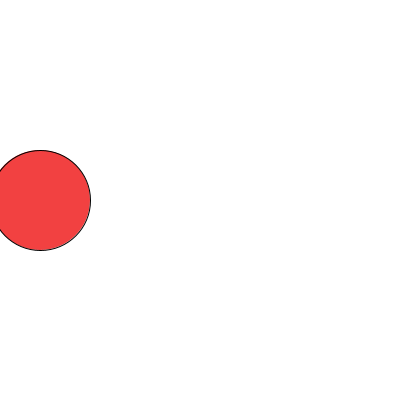
Frame 1 (no input)
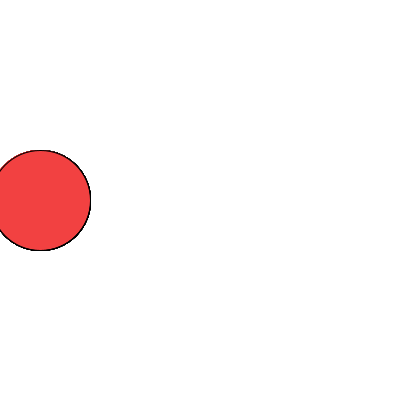
Frame 60 (the mouse pressed at the canvas centre just before this capture)
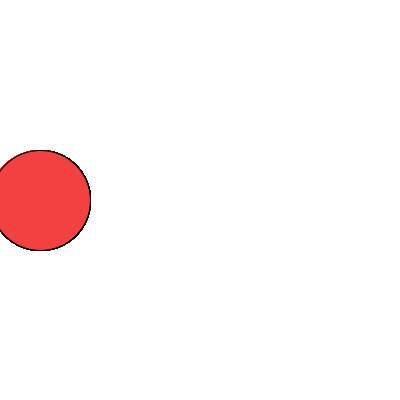
Frame 120 (the mouse held since frame 60 and released just before this capture)

The Processing sketch that drew these frames (run headless with seeded random() and noise(); from frame 60 on, the mouse is pressed at the canvas centre):

// Processing sketch: Lab1_BS5_Arrays
// ── Lab1_BS5_Arrays.pde
//Kreatives programmieren S25 DMP 
//Martinez
//Lab1. BacktoBasics. Beispiel 5: Arrays
color[] colors = {#03658C, #F2CA52, #F2EBD5, #F24141, #0D0D0D};

float[] xpositions = new float[5];
void setup () {
  size(400, 400);
  background(255);
  xpositions[0] = 200;
  xpositions[1] = 100;

  xpositions[2] = 40;
}

void draw () {
  fill(colors[3]);
  circle(xpositions[2], 200, 100);
}
